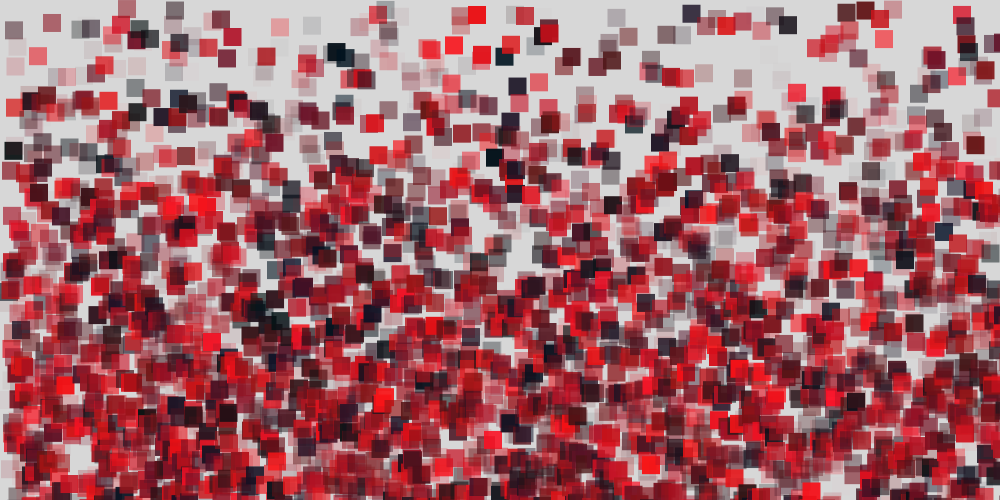
Frame 1 (no input)
Frame 60 (the mouse pressed at the canvas centre just before this capture): identical to frame 1, image omitted
Frame 120 (the mouse held since frame 60 and released just before this capture): identical to frame 1, image omitted

The Processing sketch that drew this single still picture (run headless with seeded random() and noise(); from frame 60 on, the mouse is pressed at the canvas centre):

// Processing sketch: processing_32369
// ── processing_32369.pde

float patternSeperationX = 0.5;
int patternSeperationY = 90;
    
float position = 20;
float trans = 20;
   
void setup(){
  size(1000,500);
background (215);
      
   
  fill(255);
  noStroke();
  //rect(0,0,patternSeperationX,patternSeperationY);
  stroke(0);
      
  for(int i = 0; i < width/patternSeperationX; i++){
      for(int j = 0; j < height/patternSeperationY; j++){
        pushMatrix();
        translate(i*patternSeperationX, j*patternSeperationY);
        yourFunction();
        popMatrix();
      }
  }
      
}
    
    
void draw()
{
  
}
    
    
void yourFunction(){
 
  

 noStroke();
 //noFill();
  fill (random (0,255),random (15,23), random (20, 40), random (0, 250));
  rect (random (0,position),random (0,1000),18,18);
  smooth();
   
  
  position = 0 * 1.00091;
  trans = trans - 0.5;
  
  
}
